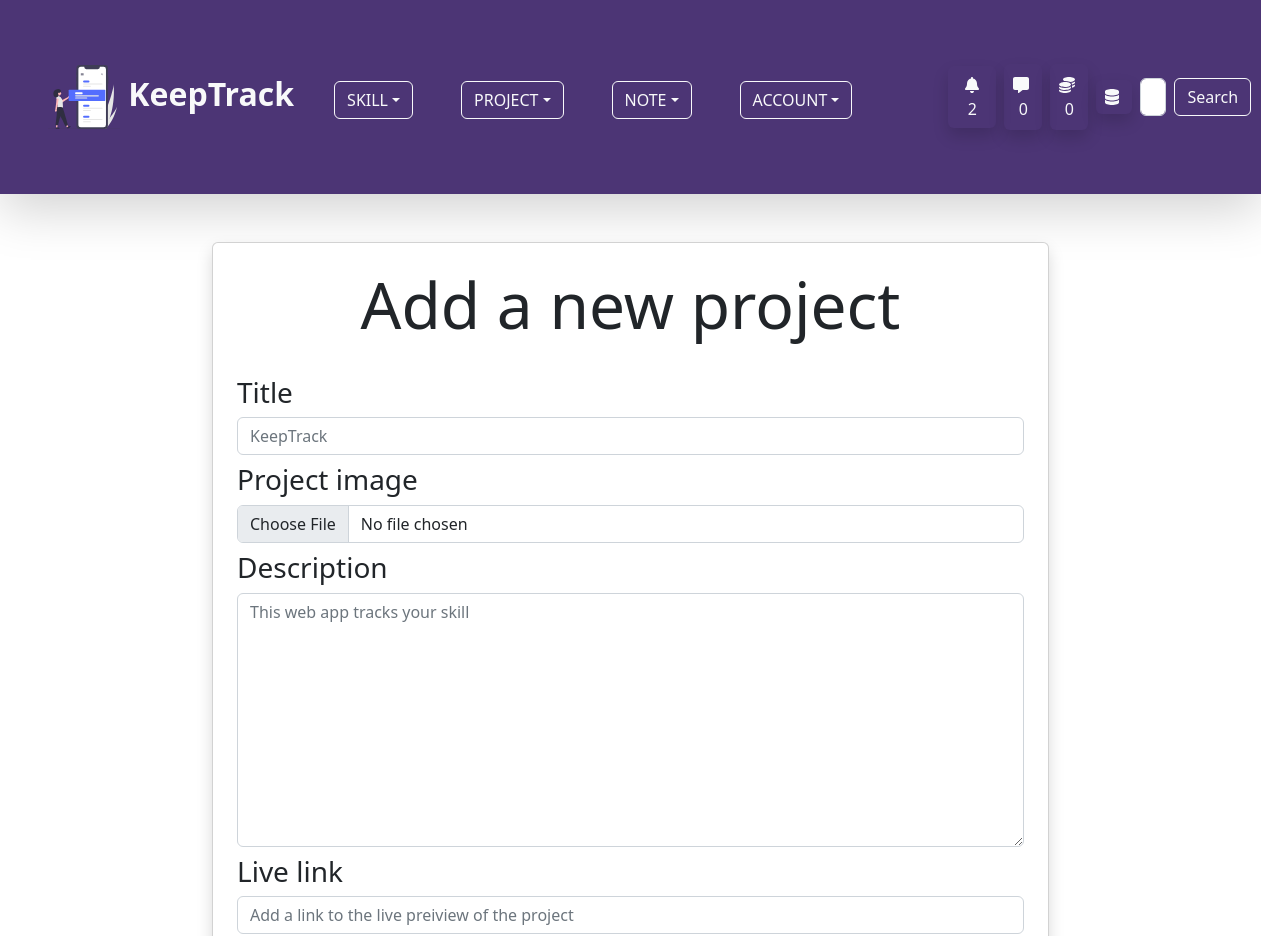
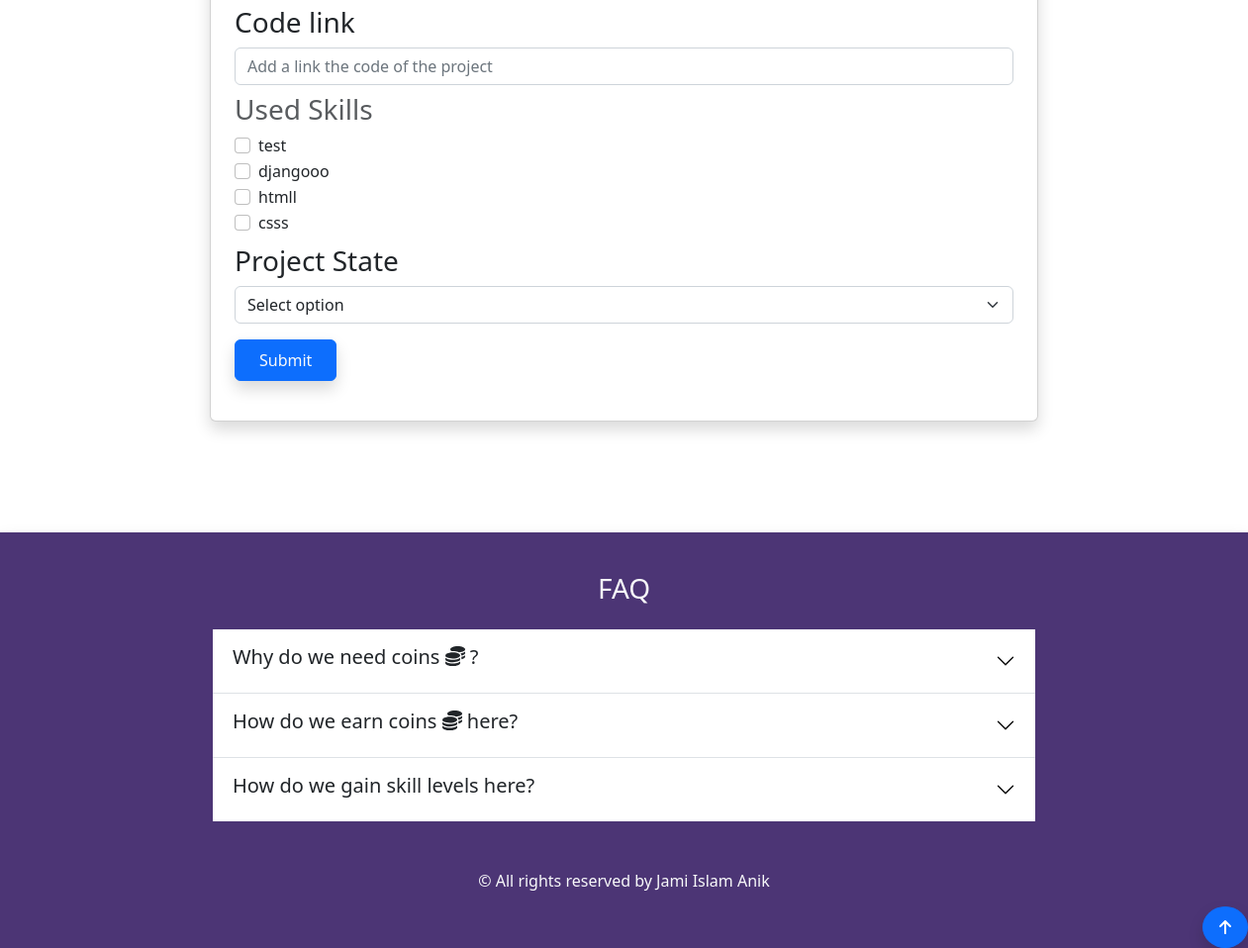
/project/create/?page=create (signed in), run on the app's committed database (2 pictures, top to bottom).
### account/models.py (models this page shows, shortened)
class Profile(models.Model):
    user = models.OneToOneField(User,on_delete=models.CASCADE,null=True,blank=True)
    profile_image = models.ImageField(null=True,blank=True,upload_to='keeptrack/images/',default = 'keeptrack/default_images/default_profile_i2ejjp.png')
    username = models.CharField(max_length=255)
    first_name = models.CharField(max_length=255,null=True,blank=True)
    last_name = models.CharField(max_length=255,null=True,blank=True)
    bio = models.TextField(max_length=1000,blank=True,null=True)
    email = models.EmailField(max_length=255,blank=True,null=True)
    portfolio_site = models.URLField(max_length=500,blank=True,null=True)
    facebook = models.URLField(max_length=2000,blank=True,null=True)
    linkedin = models.URLField(max_length=2000,blank=True,null=True)
    youtube = models.URLField(max_length=2000,blank=True,null=True)
    coin = models.IntegerField(default=100,null=True,blank=True)

class Inbox(models.Model):
    owner = models.OneToOneField(Profile, on_delete=models.CASCADE)
    created_at = models.DateTimeField(auto_now_add=True)

### skill/models.py (models this page shows, shortened)
class Skill(models.Model):
    SKILL_TYPE_CHOICES = (
        ('Programming Language','Programming Language'),
        ('Database','Database'),
        ('Hosting Platform','Hosting Platform'),
        ('Coding Utility','Coding Utility'),
        ('Frontend Framework','Frontend Framework'),
        ('Backend Framework','Backend Framework'),
        ('Machine Learning Tool','Machine Learning Tool'),
        ('Data Science Tool','Data Science Tool'),
        ('Artificial Intelligence Tool','Artificial Intelligence Tool')
    )
    skill_type = models.CharField(max_length=200,choices=SKILL_TYPE_CHOICES,null=True,blank=True)
    note = GenericRelation(Note)
    owner = models.ForeignKey(Profile, on_delete=models.CASCADE,null=True,blank=True,default="Coding Utility")
    title = models.CharField(max_length=255)
    description = models.TextField(max_length=500,null=True,blank=True)
    skill_level = models.IntegerField(default=1)
    current_point = models.IntegerField(default=0)
    learning = models.BooleanField(default=True)
    started_learning = models.DateField(null=True,blank=True,auto_now_add=True)
    def __str__(self):
        return self.title
    class Meta:
        ordering = ['-skill_level','-current_point']

### project/views.py (the view, shortened to what this page needs)
# urls.py: path('create/',views.project_form_page,name='project-form-page-create'),
@login_required(login_url='login-page')
def project_form_page(request):
    if request.GET.get('page') == 'create':
        profile = request.user.profile
        skill_queryset = profile.skill_set.all()
        form = ProjectForm()
        context ={
        'form':form,
        'page':'create',
        'skill_queryset':list(skill_queryset),
    }
    return render(request, 'project/project_form_page.html',context)

### project/forms.py
class ProjectForm(ModelForm):
    class Meta:
        model = Project
        fields = ('title','project_image','description','live_link','code_link')
        widgets ={
            'title':forms.TextInput(attrs={'class':'form-control','placeholder':'KeepTrack'}),
            'project_image':forms.FileInput(attrs={'class':'form-control'}),
            'description':forms.Textarea(attrs={'class':'form-control','placeholder':'This web app tracks your skill'}),
            'live_link':forms.URLInput(attrs={'class':'form-control','placeholder':'Add a link to the live preiview of the project'}),
            'code_link':forms.URLInput(attrs={'class':'form-control','placeholder':'Add a link the code of the project'}),
        }

### project/templates/project/project_form_page.html (shortened to what this page needs)
{% extends 'base.html' %}
{% block content %}
<div class="container my-4">
    <div class="card shadow rounded p-4 w-75 mx-auto">
        <h3 class="display-3 text-center mb-4">Add a new project</h3>
        <form action="" method="POST" enctype="multipart/form-data">
            {% for field in form %}
            <h3 class="my-2">{{field.label}}</h3>
            {{field}}
            {% endfor %}
            {% if skill_queryset %}
            <h3 class="text-muted my-2">Used Skills</h3>
            {% for skill in skill_queryset %}
            <div class="form-check">
                <input type="checkbox" class="form-check-input" id="checkDefault1" name="skills" value="{{ skill.id }}">
                <label class="form-check-label" for="checkDefault1">{{skill}}</label>
            </div>
            {% endfor %}
            {% elif not skill_queryset and page == 'create' %}
            <h3 class="text-muted my-2">Used Skills</h3>
            <p>Please add some skills before you add a project.</p>
            {% endif %}
            <label for="inputSelect" class="form-label h3 my-2">Project State</label>
            <select class="form-select" aria-label="Default select" id="inputSelect" name="state">
                <option selected="">Select option</option>
            </select>
            <input type="submit" class="btn btn-primary text-light shadow rounded p-2 px-4 my-3" value="Submit">
        </form>
    </div>
</div>
{% endblock %}

### templates/navbar.html (shortened to what this page needs)
{% load static %}
<nav class="navbar navbar-expand-lg navbar-light mb-5 shadow-lg" id="custom-bg">
  <div class="container-fluid p-3 p-md-5">
    <a class="navbar-brand fs-2 text-light fw-bold" href="{% url 'home-page' %}">
      <img src="{% static 'svg/navicon.svg' %}" alt="icon" class=" bg-transparent"
        width="72" height="72">
      KeepTrack
    </a>
    <div class="collapse navbar-collapse" id="navbarSupportedContent">
      <ul class="navbar-nav me-auto mb-2 mb-lg-0 px-4 fs-3">
        {% if user.is_authenticated %}
        <li class="nav-item dropdown me-5 mb-3 mb-md-0">
          <button class="btn btn-outline-light dropdown-toggle text-uppercase" id="navbarWithDropdown"
            data-bs-toggle="dropdown" role="button" aria-expanded="false">Skill</button>
        </li>
        <li class="nav-item dropdown me-5 mb-3 mb-md-0">
          <button class="btn btn-outline-light dropdown-toggle text-uppercase" id="navbarWithDropdown"
            data-bs-toggle="dropdown" role="button" aria-expanded="false">Project</button>
        </li>
        <li class="nav-item dropdown me-5 mb-3 mb-md-0">
          <button class="btn btn-outline-light dropdown-toggle text-uppercase" id="navbarWithDropdown"
            data-bs-toggle="dropdown" role="button" aria-expanded="false">Note</button>
        </li>
        {% endif %}
        <li class="nav-item dropdown me-5 mb-3 mb-md-0">
          <button class="btn btn-outline-light dropdown-toggle text-uppercase" id="navbarWithDropdown"
            data-bs-toggle="dropdown" role="button" aria-expanded="false">Account</button>
        </li>
      </ul>
      {% if user.is_authenticated %}
      <button class="btn ms-4 me-2 shadow text-light" data-bs-toggle="modal"
                    data-bs-target="#notificationModal"><span class="ps-1"><i class="fas fa-bell fa-bounce pe-1"></i>
                      {{ user.profile.notification_set.count }}
                    </span>
                </button>
      <a href="{% url 'inbox-page' %}" class="btn text-light p-2 me-2 shadow rounded my-2"><i class="fas fa-message fa-bounce pe-1"></i>{{ user.profile.inbox.message_set.count }} </a>
      <a href="{% url 'note-page' %}" class="btn text-light p-2 me-2 shadow rounded my-2"><i class="fas fa-coins fa-bounce pe-1"></i>{{ user.profile.coin }} </a>
      {% if user.is_superuser %}
      <a href="{% url 'dashboard' %}" class="btn text-light p-1 px-2 me-2 shadow rounded my-2"><i class="fas fa-database fa-bounce pe-1"></i></a>
      {% endif %}
      {% endif %}
      <form class="d-flex my-2" method="POST" action="{% url 'home-page' %}">
        <input class="form-control me-2" type="search" placeholder="Search Users by username..." aria-label="Search" name="searched">
        <button class="btn btn-outline-light" type="submit">Search</button>
      </form>
    </div>
  </div>
</nav>

### static/css/app.css (style rules this page uses)
#custom-bg { background-color: #4C3575; }

### data on the page
Skill: title "test"
Skill: title "djangooo"
Skill: title "htmll"
Skill: title "csss"

### other printed values
{{ user.profile.notification_set.count }} "2"
{{ user.profile.inbox.message_set.count }} "0"
{{ user.profile.coin }} "0"
{{ field.label }} "Title" "Project image" "Description" "Live link" "Code link"
